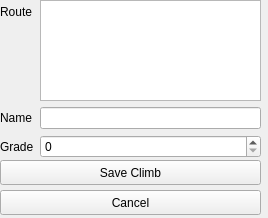
<?xml version="1.0" encoding="UTF-8"?>
<ui version="4.0">
 <class>Form</class>
 <widget class="QWidget" name="Form">
  <property name="geometry">
   <rect>
    <x>0</x>
    <y>0</y>
    <width>268</width>
    <height>218</height>
   </rect>
  </property>
  <property name="windowTitle">
   <string>Form</string>
  </property>
  <widget class="QWidget" name="formLayoutWidget">
   <property name="geometry">
    <rect>
     <x>0</x>
     <y>0</y>
     <width>261</width>
     <height>158</height>
    </rect>
   </property>
   <layout class="QFormLayout" name="formLayout">
    <item row="0" column="0">
     <widget class="QLabel" name="label">
      <property name="text">
       <string>Route</string>
      </property>
     </widget>
    </item>
    <item row="2" column="0">
     <widget class="QLabel" name="label_2">
      <property name="text">
       <string>Name</string>
      </property>
     </widget>
    </item>
    <item row="2" column="1">
     <widget class="QLineEdit" name="climb_nam"/>
    </item>
    <item row="3" column="0">
     <widget class="QLabel" name="label_3">
      <property name="text">
       <string>Grade</string>
      </property>
     </widget>
    </item>
    <item row="3" column="1">
     <widget class="QSpinBox" name="Grade">
      <property name="maximum">
       <number>16</number>
      </property>
     </widget>
    </item>
    <item row="0" column="1">
     <widget class="QTextEdit" name="textEdit"/>
    </item>
   </layout>
  </widget>
  <widget class="QPushButton" name="saveClimb">
   <property name="geometry">
    <rect>
     <x>0</x>
     <y>160</y>
     <width>261</width>
     <height>25</height>
    </rect>
   </property>
   <property name="text">
    <string>Save Climb</string>
   </property>
  </widget>
  <widget class="QPushButton" name="cancelcreation">
   <property name="geometry">
    <rect>
     <x>0</x>
     <y>190</y>
     <width>261</width>
     <height>25</height>
    </rect>
   </property>
   <property name="text">
    <string>Cancel</string>
   </property>
  </widget>
 </widget>
 <resources/>
 <connections/>
</ui>
